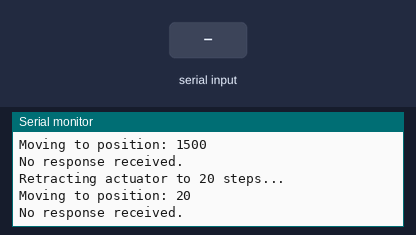
The sketch below on a simulated Arduino Mega 2560, built with avr-gcc and run on an emulated ATmega2560. Parts: the last lines printed to the serial monitor. The inputs (shaded band) are chosen by the test bench.

Above: at 11.6 s.
11.7 s: "90,45\n" received over Serial
At 12.9 s:
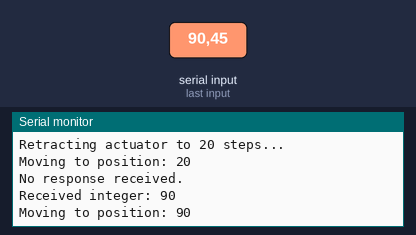
13.2 s: "30,150\n" received over Serial
At 14.2 s:
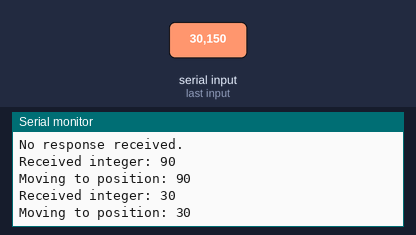
Timing chart, 0 to 16.2 s (numbered marks = the images above; inputs shaded):
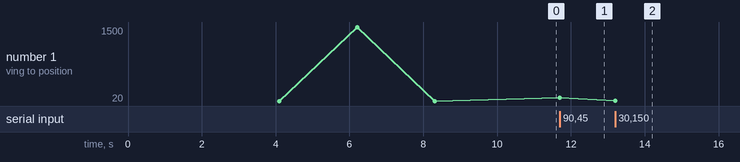

Measured:
- after the input at 11.7 s, the serial monitor: prints a new line at once (image 1)
- after the input at 13.2 s, the serial monitor: prints a new line at once (image 2)
- plotted number 1: 20 → 90 after the input at 11.7 s, 90 → 30 after the input at 13.2 s

The sketch:

feb_4_single_actuator.ino
```cpp
#define start_byte1 0x55
#define start_byte2 0xAA
#define response_byte1 0xAA
#define response_byte2 0x55
#define actuator1_ID 0x01  // Change as needed
#define inst_type 0x32

#define ACTUATOR_1 Serial1

//////////////////////////////////////////////////////////////////////////////////////////////////////////
// Function to calculate checksum
//////////////////////////////////////////////////////////////////////////////////////////////////////////
uint8_t calculateChecksum(uint8_t *data, int length) {
    uint16_t sum = 0;
    for (int i = 2; i < length; i++) {
        sum += data[i];
    }
    return static_cast<uint8_t>(sum & 0xFF);  // Return only the least significant byte
}

//////////////////////////////////////////////////////////////////////////////////////////////////////////
// Function to send a command
//////////////////////////////////////////////////////////////////////////////////////////////////////////
void sendCommand(uint16_t cmnd_1) {
    uint8_t lowByte1 = cmnd_1 & 0xFF;
    uint8_t highByte1 = (cmnd_1 >> 8) & 0xFF;

    uint8_t csvcommand_1[] = {0x29, 0x00, lowByte1, highByte1};

    Serial.print("Moving to position: ");
    Serial.println(cmnd_1);

    uint8_t cmndLength = sizeof(csvcommand_1);

    uint8_t package_1[5 + cmndLength] = {start_byte1, start_byte2, cmndLength + 3, actuator1_ID, inst_type};

    for (int i = 0; i < cmndLength; i++) {
        package_1[5 + i] = csvcommand_1[i];
    }

    uint8_t checksum_1 = calculateChecksum(package_1, sizeof(package_1));

    ACTUATOR_1.write(package_1, sizeof(package_1));
    ACTUATOR_1.write(checksum_1);
}

//////////////////////////////////////////////////////////////////////////////////////////////////////////
// Function to read actuator response
//////////////////////////////////////////////////////////////////////////////////////////////////////////
void readResponse(HardwareSerial &actuator) {
    uint8_t response[20];
    size_t bytesRead = 0;

    unsigned long startTime = millis();
    while (millis() - startTime < 100) {
        if (actuator.available()) {
            if (bytesRead < sizeof(response)) {
                response[bytesRead++] = actuator.read();
            }
        }
    }

    if (bytesRead > 0) {
        handleResponse(response, bytesRead);
    } else {
        Serial.println("No response received.");
    }
}

//////////////////////////////////////////////////////////////////////////////////////////////////////////
// Function to handle actuator response
//////////////////////////////////////////////////////////////////////////////////////////////////////////
void handleResponse(uint8_t* response, int length) {
    if (length < 10 || response[0] != response_byte1 || response[1] != response_byte2 || response[4] != inst_type) {
        Serial.print("Invalid response received. Raw data: ");
        for (int i = 0; i < length; i++) {
            Serial.print("0x");
            Serial.print(response[i], HEX);
            Serial.print(" ");
        }
        Serial.println();
        return;
    }

    uint16_t pos = (static_cast<uint16_t>(response[8]) << 8) | static_cast<uint16_t>(response[9]);
    Serial.print("Received position: ");
    Serial.println(pos);
}

//////////////////////////////////////////////////////////////////////////////////////////////////////////
// Function to parse CSV input
//////////////////////////////////////////////////////////////////////////////////////////////////////////
int parseCSV(String csvData) {
    csvData.trim();
    if (csvData.length() == 0) return -1;
    return csvData.toInt();
}

//////////////////////////////////////////////////////////////////////////////////////////////////////////
// Function to send a command with checksum calculation
//////////////////////////////////////////////////////////////////////////////////////////////////////////
void sendCommandWithChecksum(uint8_t* command, uint8_t length) {
    uint8_t checksum = calculateChecksum(command, length);
    ACTUATOR_1.write(command, length);
    ACTUATOR_1.write(checksum);
    Serial.println(checksum);
}

//////////////////////////////////////////////////////////////////////////////////////////////////////////
// Setup function
//////////////////////////////////////////////////////////////////////////////////////////////////////////
void setup() {
    Serial.begin(115200);
    while (!Serial);

    ACTUATOR_1.begin(921600);

    Serial.println("Initializing actuator...");

    // // Fault Clearance Command
    // uint8_t faultclr[] = {start_byte1, start_byte2, 0x05, actuator1_ID, inst_type, 0x18, 0x00, 0x01, 0x00};
    // Serial.println("Clearing faults...");
    // sendCommandWithChecksum(faultclr, sizeof(faultclr));
    // delay(100);
    // readResponse(ACTUATOR_1);

    // Set Positioning Mode Command
    //
    // Serial.println("Setting to positioning mode...");
    // sendCommandWithChecksum(ctrlmode, sizeof(ctrlmode));
    uint8_t ctrlmode[] = {start_byte1, start_byte2, 0x05, actuator1_ID, inst_type, 0x25, 0x00, 0x00, 0x00, 0x5D};
    delay(1000);

    readResponse(ACTUATOR_1);

    delay(3000);

    // Move Actuator to 20 Steps
    Serial.println("Moving actuator to 20 steps...");
    sendCommand(20);
    delay(2000);
    readResponse(ACTUATOR_1);

    // Move Actuator to 1500 Steps
    Serial.println("Moving actuator to 1500 steps...");
    sendCommand(1500);
    delay(2000);
    readResponse(ACTUATOR_1);

    // Retract Actuator to 20 Steps
    Serial.println("Retracting actuator to 20 steps...");
    sendCommand(20);
    delay(2000);
    readResponse(ACTUATOR_1);
}

//////////////////////////////////////////////////////////////////////////////////////////////////////////
// Loop function
//////////////////////////////////////////////////////////////////////////////////////////////////////////
void loop() {
    if (Serial.available() > 0) {
        String csvData = Serial.readStringUntil('\n');
        csvData.trim();
        int receivedValue = parseCSV(csvData);

        if (receivedValue >= 0) {
            Serial.print("Received integer: ");
            Serial.println(receivedValue);
            sendCommand(receivedValue);
        } else {
            Serial.println("Invalid input.");
        }
    }
}
```
